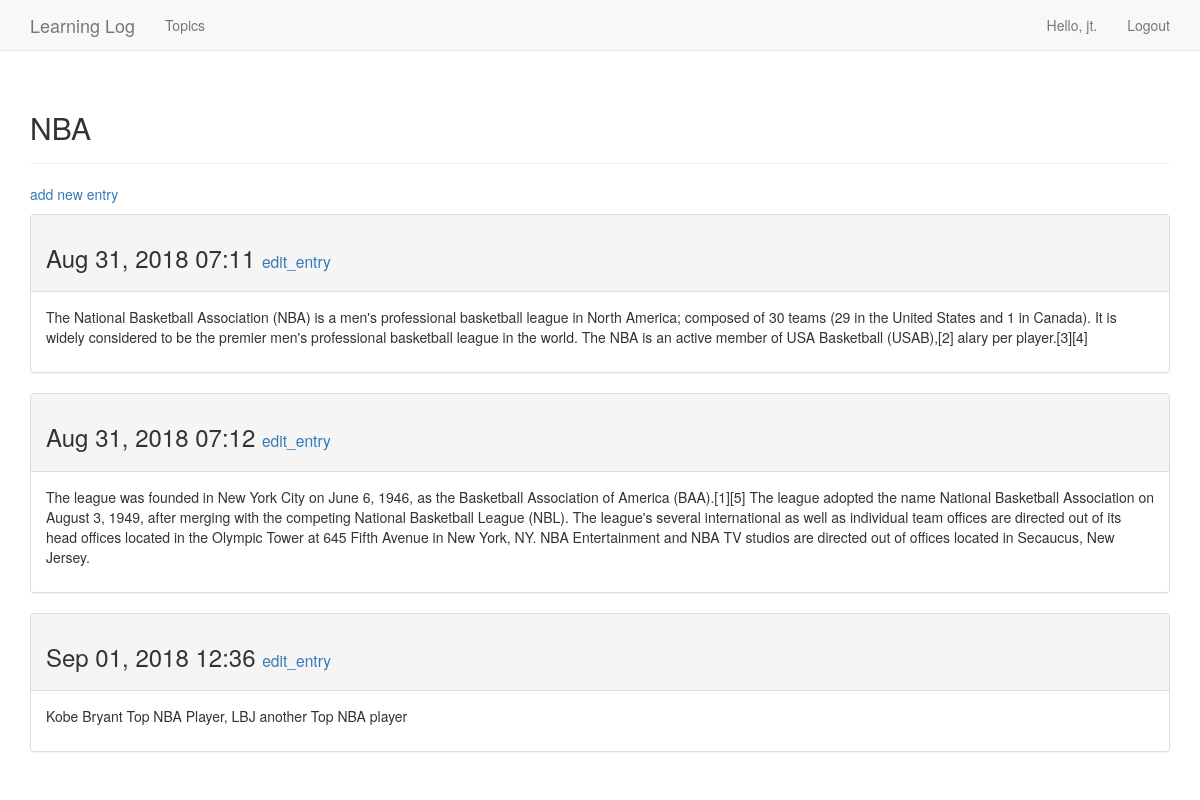
/topics/1/ (signed in), run on the app's committed database.
### learning_logs/models.py (models this page shows, shortened)
class Topic(models.Model):
	text = models.CharField(max_length=200)
	date_added = models.DateTimeField(auto_now_add=True)
	owner = models.ForeignKey(User)
	def __unicode__(self):
		return self.text

class Entry(models.Model):
	topic = models.ForeignKey(Topic)
	text = models.TextField()
	date_added = models.DateTimeField(auto_now_add=True)
	class Meta:
		verbose_name_plural = 'entries'

### learning_logs/views.py (the view)
# urls.py: url(r'^topics/(?P<topic_id>\d+)/$', views.topic, name='topic'),
@login_required
def topic(request, topic_id):
	topic = Topic.objects.get(id=topic_id)
	check_topic_owner(request, topic)
	entries = topic.entry_set.order_by('date_added')
	context = {'topic':topic, 'entries':entries}
	return render(request, 'learning_logs/topic.html', context)

### learning_logs/views.py (called while the page is built)
def check_topic_owner(request, topic):
	if request.user != topic.owner:
		raise Http404

### learning_logs/templates/learning_logs/topic.html
{% extends 'learning_logs/base.html' %}
{% block header %}
  <h2>{{ topic }}</h2>
{% endblock header %}
{% block content %}
   <p><a href="{% url 'learning_logs:new_entry' topic.id %}">add new entry</a></p>
     {% for entry in entries %}
       <div class="panel panel-default">
         <div class="panel-heading">
           <h3>
             {{ entry.date_added|date:'M d, Y H:i' }}
             <small>
               <a href="{% url 'learning_logs:edit_entry' entry.id %}">edit_entry</a>
             </small>
           </h3>
         </div>
         <div class="panel-body">
           {{ entry.text|linebreaks }}
         </div>
       </div>
     {% empty %}
       There are no entries for this topic yet.
     {% endfor %}
{% endblock content %}

### learning_logs/templates/learning_logs/base.html (shortened to what this page needs)
{% load bootstrap3 %}
<!DOCTYPE html>
<html lang="en">
	<head>
		{% bootstrap_css %}
	</head>
	<body>
		<nav class="navbar navbar-default navbar-static-top">
			<div class="container">
				<div class="navbar-header">
					<a href="{% url 'learning_logs:index' %}" class="navbar-brand">Learning Log</a>
				</div>
				<div id="navbar" class="navbar-collapse collapse">
					<ul class="nav navbar-nav">
						<li><a href="{% url 'learning_logs:topics' %}">Topics</a></li>
					</ul>
					<ul class="nav navbar-nav navbar-right">
						{% if user.is_authenticated %}
							<li><a>Hello, {{ user.username }}.</a></li>
							<li><a href="{% url 'users:logout' %}">Logout</a></li>
						{% else %}
							<li><a href="{% url 'users:login' %}">Login</a></li>
							<li><a href="{% url 'users:register' %}">Register</a></li>
						{% endif %}
					</ul>
				</div>
			</div>
		</nav>
		<div class="container">
			<div class="page-header">{% block header %}{% endblock header%}</div>
			<div>{% block content %}{% endblock content %}</div>
		</div>
	</body>
</html>

### data on the page
Topic: text "NBA"
Entry: date_added "Aug 31, 2018 07:11", text "The National Basketball Association (NBA) is a men's professional basketball league in North America; composed of 30 teams (29 in the United States and 1 in Canada). It is widely considered to be the premier men's professional basketball league in the world. The NBA is an active member of USA Basketball (USAB),[2] alary per player.[3][4]"
Entry: date_added "Aug 31, 2018 07:12", text "The league was founded in New York City on June 6, 1946, as the Basketball Association of America (BAA).[1][5] The league adopted the name National Basketball Association on August 3, 1949, after merging with the competing National Basketball League (NBL). The league's several international as well as individual team offices are directed out of its head offices located in the Olympic Tower at 645 Fifth Avenue in New York, NY. NBA Entertainment and NBA TV studios are directed out of offices located in Secaucus, New Jersey."
Entry: date_added "Sep 01, 2018 12:36", text "Kobe Bryant Top NBA Player, LBJ another Top NBA player"

### other printed values
{{ user.username }} "jt"
